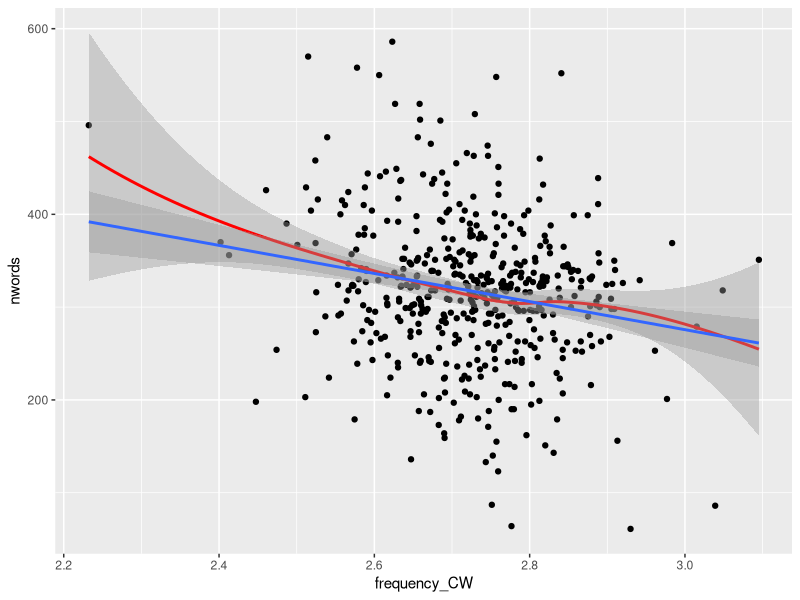

The R script that drew this image: (Note: this script raises an error after producing the figure.)
## ---- chunk 1
knitr::opts_chunk$set(echo = TRUE,message = FALSE,warning = FALSE)
## ---- chunk 2
library(ggplot2) #load ggplot2
cor_data <- read.csv("data/correlation_sample.csv", header = TRUE) #read the spreadsheet "correlation_sample.csv" into r as a dataframe
summary(cor_data) #get descriptive statistics for the dataset
## ---- chunk 3
library(psych)
describe(cor_data) #get descriptive statistics
## ---- chunk 4
ggplot(cor_data, aes(x = frequency_CW , y=nwords )) +
  geom_point() +
  geom_smooth(method = "loess",color = "red") + #this is a line of best fit based on a moving average
  geom_smooth(method = "lm") #this is a line of best fit based on the enture dataset

## ---- chunk 5
cor.test(cor_data$nwords,cor_data$frequency_CW)
## ---- chunk 6
#define model1 as a regression model using frequency_CW to predict nwords
model1 <- lm(nwords ~ frequency_CW, data = cor_data)
## ---- chunk 7
#define model1 as a regression model using frequency_CW to predict nwords
summary(model1)
## ---- chunk 8
(2.8*-151.42) + 729.93
## ---- chunk 9
library(car)
qqPlot(model1)
## ---- chunk 10
ggplot(cor_data, aes(x = frequency_CW , y=nwords )) +
  geom_point() +
  #geom_smooth(method = "loess",color = "red") + #this is a line of best fit based on a moving average
  geom_smooth(method = "lm") #this is a line of best fit based on the enture dataset
